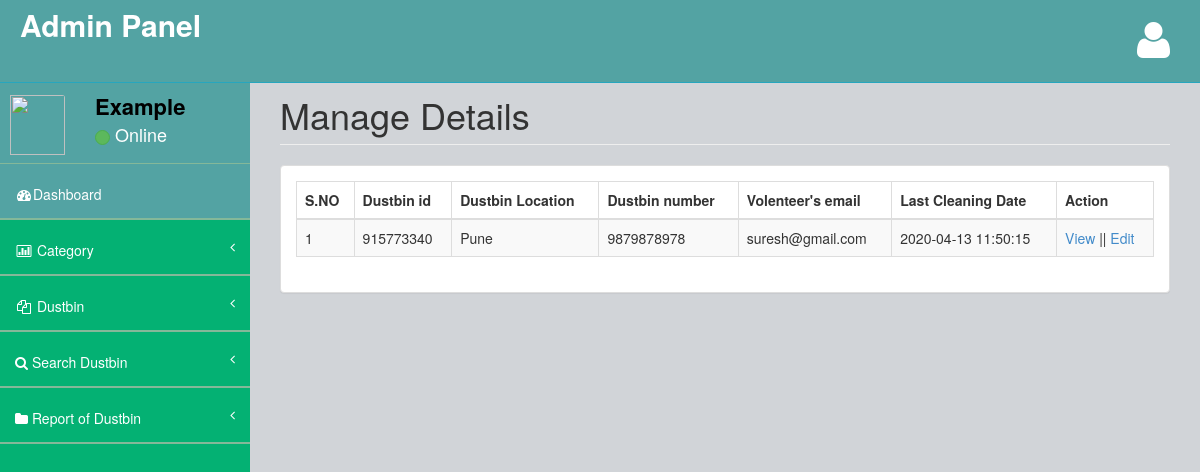
Page /admin/manage-pass.php (signed in) on the committed database.
### tables this page shows
CREATE TABLE `tblpass` (
  `ID` int(10) NOT NULL,
  `DustbinID` varchar(200) DEFAULT NULL,
  `Location` varchar(200) DEFAULT NULL,
  `ContactNumber` bigint(10) DEFAULT NULL,
  `Email` varchar(200) DEFAULT NULL,
  `IdentityType` varchar(200) DEFAULT NULL,
  `IdentityNo` varchar(200) DEFAULT NULL,
  `Category` varchar(100) DEFAULT NULL,
  `FromDate` varchar(200) DEFAULT NULL,
  `ToDate` varchar(200) DEFAULT NULL,
  `CleaningDate` timestamp NULL DEFAULT current_timestamp()
);

### admin/manage-pass.php (the view, shortened to what this page needs)
<?php
include('includes/dbconnection.php');
if (strlen($_SESSION['cpmsaid']==0)) {
  header('location:logout.php');
  } else{
  ?>
<!DOCTYPE html>
<html>
<head>
    <link href="assets/plugins/bootstrap/bootstrap.css" rel="stylesheet" />
    <link href="assets/font-awesome/css/font-awesome.css" rel="stylesheet" />
    <link href="assets/plugins/pace/pace-theme-big-counter.css" rel="stylesheet" />
  <link href="assets/css/style.css" rel="stylesheet" />
      <link href="assets/css/main-style.css" rel="stylesheet" />
    <link href="assets/plugins/dataTables/dataTables.bootstrap.css" rel="stylesheet" />
</head>
<body>
    <div id="wrapper">
       <?php include_once('includes/header.php');?>
        <?php include_once('includes/sidebar.php');?>
        <div id="page-wrapper">
            <div class="row">
                <div class="col-lg-12">
                    <h1 class="page-header">Manage Details</h1>
                </div>
            </div>
            <div class="row">
                <div class="col-lg-12">
                    <div class="panel panel-default">
                        <div class="panel-body">
                            <div class="table-responsive">
                                <table class="table table-striped table-bordered table-hover" id="dataTables-example">
                                    <thead>
                                        <tr>
                                            <th>S.NO</th>
                                            <th>Dustbin id</th>
                                            <th>Dustbin Location</th>
                                            <th>Dustbin number</th>
                                            <th>Volenteer's email</th>
                                            <th>Last Cleaning Date</th>
                                            <th>Action</th>
                                        </tr>
                                    </thead>
                                    <tbody>
                                        <?php
$sql="SELECT * from tblpass";
$query = $dbh -> prepare($sql);
$query->execute();
$results=$query->fetchAll(PDO::FETCH_OBJ);
$cnt=1;
if($query->rowCount() > 0)
{
foreach($results as $row)
{               ?>
                                       <tr>
                  <td><?php echo htmlentities($cnt);?></td>
                  <td><?php  echo htmlentities($row->DustbinID);?></td>
                  <td><?php  echo htmlentities($row->Location);?></td>
                  <td><?php  echo htmlentities($row->ContactNumber);?></td>
                  <td><?php  echo htmlentities($row->Email);?></td>
                  <td><?php  echo htmlentities($row->CleaningDate);?></td>
                  <td><a href="view-pass-detail.php?viewid=<?php echo htmlentities ($row->ID);?>">View</a>  ||  <a href="edit-pass-detail.php?editid=<?php echo htmlentities ($row->ID);?>">Edit</a></td>
                </tr>
               <?php $cnt=$cnt+1;}} ?>
                                    </tbody>
                                </table>
                            </div>
                        </div>
                    </div>
                </div>
            </div>
        </div>
    </div>
</body>
</html>
<?php }  ?>

### admin/includes/sidebar.php (shortened to what this page needs)
<?php
include('includes/dbconnection.php');
?>
        <nav class="navbar-default navbar-static-side" role="navigation">
            <div class="sidebar-collapse">
                <ul class="nav" id="side-menu">
                    <li>
                        <div class="user-section">
                            <div class="user-section-inner">
                                <img src="assets/img/user.jpg" alt="">
                            </div>
                            <div class="user-info">
                                <?php
$aid=$_SESSION['cpmsaid'];
$sql="SELECT AdminName from  tbladmin where ID=:aid";
$query = $dbh -> prepare($sql);
$query->bindParam(':aid',$aid,PDO::PARAM_STR);
$query->execute();
$results=$query->fetchAll(PDO::FETCH_OBJ);
$cnt=1;
if($query->rowCount() > 0)
{
foreach($results as $row)
{               ?>
                                <div><strong><?php  echo $row->AdminName;?></strong></div>
                                <div class="user-text-online">
                                    <span class="user-circle-online btn btn-success btn-circle "></span>&nbsp;Online
                                </div>
                            </div>
                            <?php $cnt=$cnt+1;}} ?>
                        </div>
                    </li>
                    <li class="selected">
                        <a href="dashboard.php"><i class="fa fa-dashboard fa-fw"></i>Dashboard</a>
                    </li>
                    <li>
                        <a href="#"><i class="fa fa-bar-chart-o fa-fw"></i> Category<span class="fa arrow"></span></a>
                    </li>
                    <li>
                        <a href="#"><i class="fa fa-files-o fa-fw"></i> Dustbin<span class="fa arrow"></span></a>
                    </li>
                    <li>
                        <a href="search-pass.php"><i class="fa fa-search"></i>  Search Dustbin<span class="fa arrow"></span></a>
                        </li>
                        <li>
                        <a href="pass-bwdates-report.php"><i class="fa fa-folder"></i>  Report of Dustbin<span class="fa arrow"></span></a>
                        </li>
                </ul>
            </div>
        </nav>

### admin/assets/css/style.css (style rules this page uses)
body { background-color: #f8f8f8; }
#wrapper { width: 100%; margin-top: 55px!important; background-color:#04B173; }
#page-wrapper { padding: 0 15px; min-height: 568px; background-color:rgb(209, 212, 216); }
.navbar-static-side ul li { border-bottom:1px solid #84B899 !important; }
.arrow { float: right; }
.fa.arrow:before { content: "\f104"; }
@media (min-width:768px) { .navbar-static-side { z-index: 1; position: absolute; width: 250px; } }
.btn-circle { width: 30px; height: 30px; padding: 6px 0; border-radius: 15px; text-align: center; font-size: 12px; line-height: 1.428571429; }

### admin/assets/css/main-style.css (style rules this page uses)
.user-section-inner { height: 65px; width: 65px; -moz-border-radius: 3px; -webkit-border-radius: 3px; border-radius: 3px; overflow: hidden; display: inline-block; float: left; margin-right: 15px; margin-top: 20px; }
.user-section-inner img { margin-left:10px; width:55px; height:60px; }
.user-info { display: block; color:#000!important; display: inline-block; padding: 15px; margin-bottom: 0px }
.user-text-online { font-size:18px; color:#fff }
.user-circle-online { width: 15px!important; height: 15px!important; }
.nav > li > a { padding: 20px 15px; }
#side-menu { background-color:#04B173; }
#side-menu a { color:#fff; border-bottom: 1px solid #84B899 !important; height: 55px; }
.selected { background-color:rgb(83, 163, 163); }
.navbar-default { border-color: #27A6BE; }
@media (min-width:768px) { #page-wrapper { position: inherit; margin: 0 0 0 250px; padding: 0 30px; min-height: 1000px; } }

### rows in the picture
tblpass: DustbinID "915773340", Location "Pune", ContactNumber "9879878978", Email "suresh@gmail.com", CleaningDate "2020-04-13 11:50:15"

### other values in the picture
$row->AdminName "Example"
